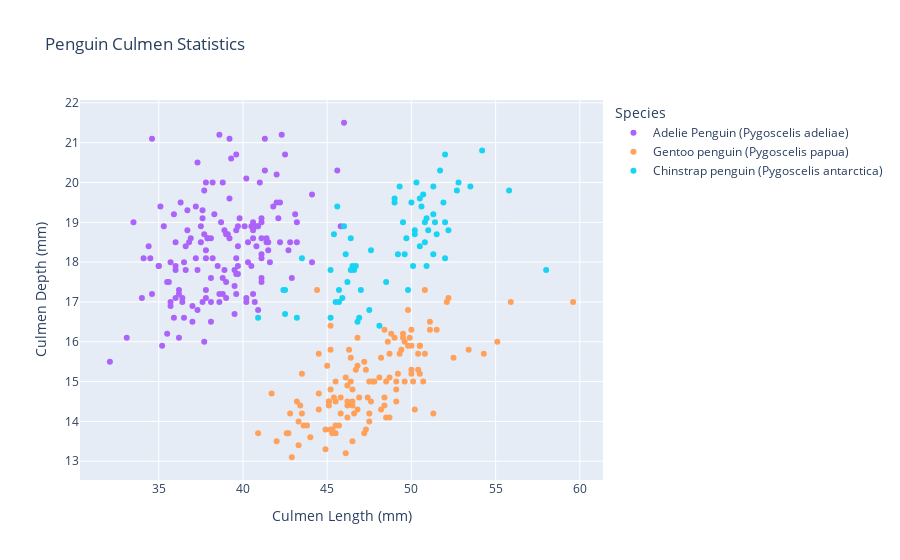

Here is the notebook cell this chart was saved with:
### Markdown cell above
## Scatter Plot

### Code cell
# Set up the color map
color_map = {'Adelie': 'rgb(235,52,52)',
'Gentoo': 'rgb(235,149,52)',
'Chinstrap':'rgb(67,52,235)'}

# Create a scatterplot
fig = px.scatter(data_frame=penguins,
                 title="Penguin Culmen Statistics",
                 x="Culmen Length (mm)",
                 y="Culmen Depth (mm)",
                 color="Species",
                 color_discrete_map=color_map
)

# Show your work
fig.show()
with open("../docs/plots/scatter/scatter_plot_1.html", "w") as f:
    f.write(fig.to_html())

### Figure 1 — Plotly figure (JSON) as saved in the notebook; plotly's stock layout.template omitted (floating-point values rounded to 4 significant figures; data arrays with more than 128 entries replaced by an {"elided": "..."} marker saying what was removed)
{"data": [{"hovertemplate": "Species=Adelie Penguin (Pygoscelis adeliae)<br>Culmen Length (mm)=%{x}<br>Culmen Depth (mm)=%{y}<extra></extra>", "legendgroup": "Adelie Penguin (Pygoscelis adeliae)", "marker": {"color": "#ab63fa", "symbol": "circle"}, "mode": "markers", "name": "Adelie Penguin (Pygoscelis adeliae)", "orientation": "v", "showlegend": true, "x": {"elided": "152 float values"}, "xaxis": "x", "y": {"elided": "152 float values"}, "yaxis": "y", "type": "scatter"}, {"hovertemplate": "Species=Gentoo penguin (Pygoscelis papua)<br>Culmen Length (mm)=%{x}<br>Culmen Depth (mm)=%{y}<extra></extra>", "legendgroup": "Gentoo penguin (Pygoscelis papua)", "marker": {"color": "#FFA15A", "symbol": "circle"}, "mode": "markers", "name": "Gentoo penguin (Pygoscelis papua)", "orientation": "v", "showlegend": true, "x": [46.1, 50.0, 48.7, 50.0, 47.6, 46.5, 45.4, 46.7, 43.3, 46.8, 40.9, 49.0, 45.5, 48.4, 45.8, 49.3, 42.0, 49.2, 46.2, 48.7, 50.2, 45.1, 46.5, 46.3, 42.9, 46.1, 44.5, 47.8, 48.2, 50.0, 47.3, 42.8, 45.1, 59.6, 49.1, 48.4, 42.6, 44.4, 44.0, 48.7, 42.7, 49.6, 45.3, 49.6, 50.5, 43.6, 45.5, 50.5, 44.9, 45.2, 46.6, 48.5, 45.1, 50.1, 46.5, 45.0, 43.8, 45.5, 43.2, 50.4, 45.3, 46.2, 45.7, 54.3, 45.8, 49.8, 46.2, 49.5, 43.5, 50.7, 47.7, 46.4, 48.2, 46.5, 46.4, 48.6, 47.5, 51.1, 45.2, 45.2, 49.1, 52.5, 47.4, 50.0, 44.9, 50.8, 43.4, 51.3, 47.5, 52.1, 47.5, 52.2, 45.5, 49.5, 44.5, 50.8, 49.4, 46.9, 48.4, 51.1, 48.5, 55.9, 47.2, 49.1, 47.3, 46.8, 41.7, 53.4, 43.3, 48.1, 50.5, 49.8, 43.5, 51.5, 46.2, 55.1, 44.5, 48.8, 47.2, null, 46.8, 50.4, 45.2, 49.9], "xaxis": "x", "y": [13.2, 16.3, 14.1, 15.2, 14.5, 13.5, 14.6, 15.3, 13.4, 15.4, 13.7, 16.1, 13.7, 14.6, 14.6, 15.7, 13.5, 15.2, 14.5, 15.1, 14.3, 14.5, 14.5, 15.8, 13.1, 15.1, 14.3, 15.0, 14.3, 15.3, 15.3, 14.2, 14.5, 17.0, 14.8, 16.3, 13.7, 17.3, 13.6, 15.7, 13.7, 16.0, 13.7, 15.0, 15.9, 13.9, 13.9, 15.9, 13.3, 15.8, 14.2, 14.1, 14.4, 15.0, 14.4, 15.4, 13.9, 15.0, 14.5, 15.3, 13.8, 14.9, 13.9, 15.7, 14.2, 16.8, 14.4, 16.2, 14.2, 15.0, 15.0, 15.6, 15.6, 14.8, 15.0, 16.0, 14.2, 16.3, 13.8, 16.4, 14.5, 15.6, 14.6, 15.9, 13.8, 17.3, 14.4, 14.2, 14.0, 17.0, 15.0, 17.1, 14.5, 16.1, 14.7, 15.7, 15.8, 14.6, 14.4, 16.5, 15.0, 17.0, 15.5, 15.0, 13.8, 16.1, 14.7, 15.8, 14.0, 15.1, 15.2, 15.9, 15.2, 16.3, 14.1, 16.0, 15.7, 16.2, 13.7, null, 14.3, 15.7, 14.8, 16.1], "yaxis": "y", "type": "scatter"}, {"hovertemplate": "Species=Chinstrap penguin (Pygoscelis antarctica)<br>Culmen Length (mm)=%{x}<br>Culmen Depth (mm)=%{y}<extra></extra>", "legendgroup": "Chinstrap penguin (Pygoscelis antarctica)", "marker": {"color": "#19d3f3", "symbol": "circle"}, "mode": "markers", "name": "Chinstrap penguin (Pygoscelis antarctica)", "orientation": "v", "showlegend": true, "x": [46.5, 50.0, 51.3, 45.4, 52.7, 45.2, 46.1, 51.3, 46.0, 51.3, 46.6, 51.7, 47.0, 52.0, 45.9, 50.5, 50.3, 58.0, 46.4, 49.2, 42.4, 48.5, 43.2, 50.6, 46.7, 52.0, 50.5, 49.5, 46.4, 52.8, 40.9, 54.2, 42.5, 51.0, 49.7, 47.5, 47.6, 52.0, 46.9, 53.5, 49.0, 46.2, 50.9, 45.5, 50.9, 50.8, 50.1, 49.0, 51.5, 49.8, 48.1, 51.4, 45.7, 50.7, 42.5, 52.2, 45.2, 49.3, 50.2, 45.6, 51.9, 46.8, 45.7, 55.8, 43.5, 49.6, 50.8, 50.2], "xaxis": "x", "y": [17.9, 19.5, 19.2, 18.7, 19.8, 17.8, 18.2, 18.2, 18.9, 19.9, 17.8, 20.3, 17.3, 18.1, 17.1, 19.6, 20.0, 17.8, 18.6, 18.2, 17.3, 17.5, 16.6, 19.4, 17.9, 19.0, 18.4, 19.0, 17.8, 20.0, 16.6, 20.8, 16.7, 18.8, 18.6, 16.8, 18.3, 20.7, 16.6, 19.9, 19.5, 17.5, 19.1, 17.0, 17.9, 18.5, 17.9, 19.6, 18.7, 17.3, 16.4, 19.0, 17.3, 19.7, 17.3, 18.8, 16.6, 19.9, 18.8, 19.4, 19.5, 16.5, 17.0, 19.8, 18.1, 18.2, 19.0, 18.7], "yaxis": "y", "type": "scatter"}], "layout": {"xaxis": {"anchor": "y", "domain": [0.0, 1.0], "title": {"text": "Culmen Length (mm)"}}, "yaxis": {"anchor": "x", "domain": [0.0, 1.0], "title": {"text": "Culmen Depth (mm)"}}, "legend": {"title": {"text": "Species"}, "tracegroupgap": 0}, "title": {"text": "Penguin Culmen Statistics"}}}
